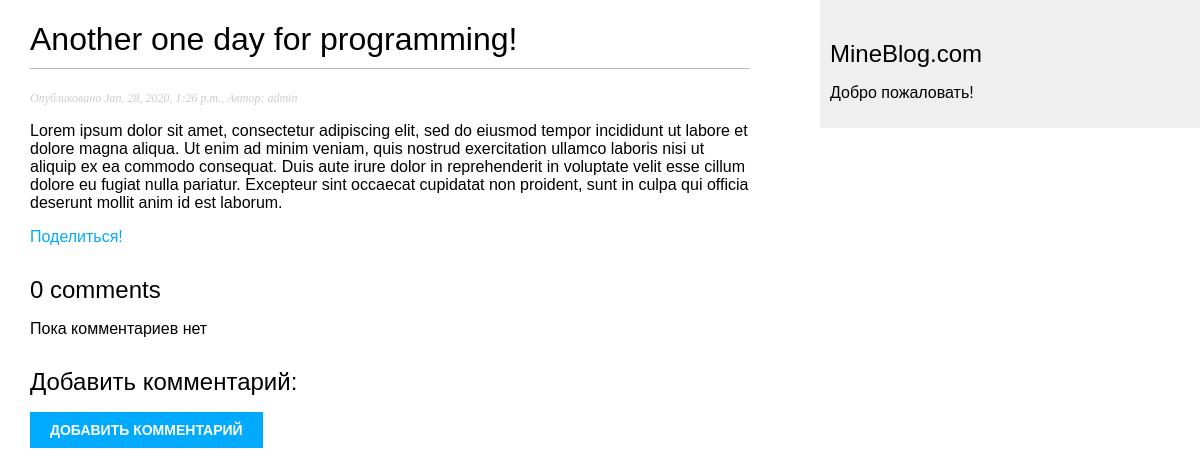
/blog/2020/1/28/firstpost/, run on an earlier commit of the app's database.
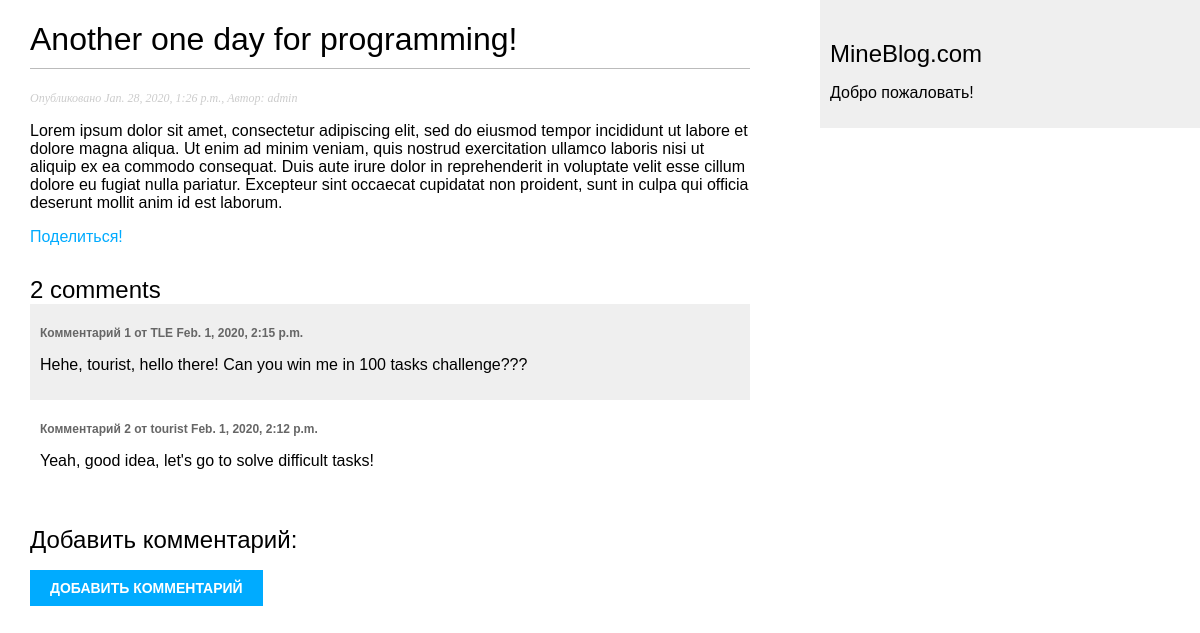
And on a later commit of the database.
### blog/models.py (models this page shows, shortened)
class Post(models.Model):
    STATUS_CHOICES = (
        ('draft', 'Draft'),
        ('published', 'Published'),
    )
    title = models.CharField(max_length=200)
    slug = models.SlugField(max_length=200, unique_for_date='publish')
    author = models.ForeignKey(User, on_delete=models.CASCADE, related_name='blog_posts')
    body = models.TextField(max_length=pow(10, 5))
    publish = models.DateTimeField(default=timezone.now)
    created = models.DateTimeField(auto_now_add=True)
    updated = models.DateTimeField(auto_now=True)
    status = models.CharField(max_length=10, choices=STATUS_CHOICES, default='draft')
    tags = TaggableManager()
    class Meta:
        ordering = ('-publish',)
    objects = models.Manager()
    published = PublishedManager()

class Comment(models.Model):
    post = models.ForeignKey(Post, on_delete=models.CASCADE, related_name='comments')
    name = models.CharField(max_length=80)
    email = models.EmailField()
    body = models.TextField()
    created = models.DateTimeField(auto_now_add=True)
    updated = models.DateTimeField(auto_now=True)
    active = models.BooleanField(default=True)
    class Meta:
        ordering = (
            '-created',
        )

### blog/views.py (the view)
def post_detail(request, year, month, day, post):
    post = get_object_or_404(
        Post, slug=post, status='published',
        publish__year=year,
        publish__month=month, publish__day=day
    )
    comments = post.comments.filter(active=True)
    new_comment = None
    if request.method == 'POST':
        comment_form = CommentForm(data=request.POST)
        if comment_form.is_valid():
            new_comment = comment_form.save(commit=False)
            new_comment.post = post
            new_comment.save()
            return HttpResponseRedirect(request.path)
        else:
            comment_form = CommentForm()
    else:
        comment_form = None  # затычка
    return render(request, 'blog/post/detail.html',
                  {'post': post,
                   'comments': comments,
                   'new_comment': new_comment,
                   'comment_form': comment_form})

### blog/templates/blog/post/detail.html (shortened to what this page needs)
{% extends "blog/base.html" %}
{% block content %}
    <h1>
        {{ post.title }}
    </h1>
    <p class="date">Опубликовано {{ post.publish }}, Автор: {{ post.author }}</p>
    <p>
        {{ post.body|linebreaks }}
    </p>
    <p>
        <a href="{% url "blog:post_share" post.id %}">Поделиться!</a>
    </p>
    {% with comments.count as total_comments %}
        <h2>
            {{ total_comments }} comment{{ total_comments|pluralize }}
        </h2>
    {% endwith %}
    {% for comment in comments %}
        <div class="comment">
            <p class="info">
                Комментарий {{ forloop.counter }} от {{ comment.name }}
                {{ comment.created }}
            </p>
            {{ comment.body|linebreaks }}
        </div>
    {% empty %}
        <p>
            Пока комментариев нет
        </p>
    {% endfor %}
    {% if new_comment %}
        <p>
            Ваш комментарий был добавлен!
        </p>
    {% else %}
        <h2>
            Добавить комментарий:
        </h2>
        <form action="" method="post">
            <p>
                <input type="submit" value="Добавить комментарий">
            </p>
        </form>
    {% endif %}
{% endblock %}

### blog/templates/blog/base.html (shortened to what this page needs)
{% load static %}
<!DOCTYPE html>
<html lang="en">
<head>
    <link href="{% static "css/blog.css" %}" rel="stylesheet">
</head>
<body>
<div id="content">
    {% block content %}{% endblock %}
</div>
<div id="sidebar">
    <h2>
        MineBlog.com
    </h2>
    <p>
        Добро пожаловать!
    </p>
</div>
</body>
</html>

### blog/static/css/blog.css (style rules this page uses)
body { margin: 0; padding: 0; font-family: helvetica, sans-serif; }
a { color: #00abff; text-decoration: none; }
h1 { font-weight: normal; border-bottom: 1px solid #bbb; padding: 0 0 10px 0; }
h2 { font-weight: normal; margin: 30px 0 0; }
#content { float: left; width: 60%; padding: 0 0 0 30px; }
#sidebar { float: right; width: 30%; padding: 10px; background: #efefef; height: 100%; }
p.date { color: #ccc; font-family: georgia, serif; font-size: 12px; font-style: italic; }
input, textarea { clear: both; float: left; margin: 0 0 10px; background: #ededed; border: 0; padding: 6px 10px; font-size: 12px; }
input[type=submit] { font-weight: bold; background: #00abff; color: #fff; padding: 10px 20px; font-size: 14px; text-transform: uppercase; }
.comment { padding: 10px; }
.comment:nth-child(even) { background: #efefef; }
.comment .info { font-weight: bold; font-size: 12px; color: #666; }

What changed in the data, as far as the page shows it:
added Comment: name "TLE", created "Feb. 1, 2020, 2:15 p.m.", body "Hehe, tourist, hello there! Can you win me in 100 tasks challenge???"
added Comment: name "tourist", created "Feb. 1, 2020, 2:12 p.m.", body "Yeah, good idea, let's go to solve difficult tasks!"
Also different on the page:
{{ total_comments }}: "0" → "2"
text no longer shown: "Пока комментариев нет"
